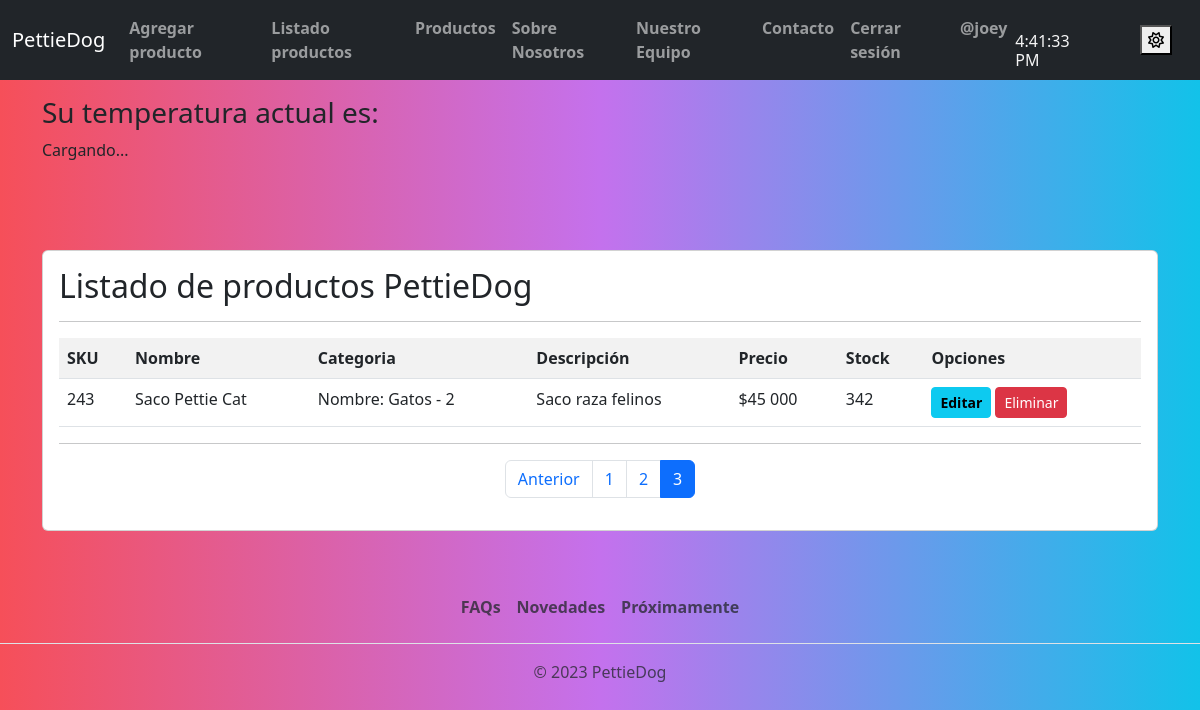
The app's page /listar-productos/?page=3 (signed in) with its own data.
### app/models.py (models this page shows, shortened)
class Producto(models.Model):
    sku = models.IntegerField(primary_key=True)
    nombre = models.CharField(max_length=100, null=False) #para que no sea opcional se deja en false
    descripcion = models.CharField(max_length=150, null=False)
    stock = models.IntegerField(null=False)
    precio = models.IntegerField(null=False)
    fecha_ingreso = models.DateField(auto_now_add=True)
    fecha_vencimiento = models.DateField(null=True) #cambiar a true!
    categoria_id = models.ForeignKey(Categoria, on_delete=models.PROTECT)
    imagen = models.ImageField(upload_to="productos", null=True)

class Categoria(models.Model):
    categoria_id = models.AutoField(primary_key=True) #autofiel deja como numerico y va agregando a la secuencia
    nombre = models.CharField(max_length=50, null=False)
    def __str__(self):
        txt = "Nombre: {0} - {1}"
        return txt.format(self.nombre, self.categoria_id) #Esto se hace para cambiar el nombre en la base de datos

### app/views.py (the view)
# urls.py: path('listar-productos/', listar_productos, name="listar_productos"),
@permission_required('app.view_producto') #El usuario debe tener permisos de ver productos si quiere realizar esta accion , de lo contrario no podrá.
def listar_productos(request):
    productos = Producto.objects.all()
    page = request.GET.get('page', 1) #si no existe cierta pagina, que envie un 1 de vuelta
    try:
        paginator = Paginator(productos, 3)
        productos = paginator.page(page)
    except:
        raise Http404
    data = {
        'entity': productos,
        'paginator': paginator
    }
    return render(request, 'app/producto/listar.html', data)

### app/carro/context_processor.py (called while the page is built)
def importe_total_carro(request):
    total = 0
    for key, value in request.session.get("carro", {}).items():
        total += float(value["precio"])
    return {"importe_total_carro": total}

### app/templates/app/producto/listar.html (shortened to what this page needs)
{% extends 'app/base.html' %}
{% block body %}
{% load humanize %}
<br>
<br>
<br>
<div class="card">
    <div class="card-body">
        <h2>Listado de productos PettieDog</h2>
        <hr>
        <table class="table table-striped table-hover table-responsive-sm">
            <tr>
                <th>SKU</th>
                <th>Nombre</th>
                <th>Categoria</th>
                <th>Descripción</th>
                <th>Precio</th>
                <th>Stock</th>
                <th>Opciones</th>
            </tr>
            {% for p in entity %}
            <tr>
                <td>{{ p.sku }}</td>
                <td>{{ p.nombre | title }}</td>
                <td>{{ p.categoria_id | title }}</td>
                <td>{{ p.descripcion }}</td>
                <td>${{ p.precio | intcomma }}</td>
                <td>{{ p.stock }}</td>
                <td>
                    {% if perms.app.change_producto %}
                    <a href="{% url 'modificar_producto' p.sku %}" class="btn btn-info btn-sm">Editar</a>
                    {% endif %}
                    {% if perms.app.delete_producto %}
                    <a href="#" onclick="eliminarProducto({{ p.sku }})" class="btn btn-danger btn-sm">Eliminar</a>
                    {% endif %}
                </td>
            </tr>
            {% endfor %}
        </table>
        <hr>
        <div>
            {% include 'app/paginator.html' %}
        </div>
    </div>
</div>
{% endblock %}

### app/templates/app/base.html (shortened to what this page needs)
<!DOCTYPE html>
<html lang="en">
<head>
    <link href="https://cdn.jsdelivr.net/npm/bootstrap@5.3.0-alpha3/dist/css/bootstrap.min.css" rel="stylesheet"
>
    <link rel="stylesheet" href="https://cdnjs.cloudflare.com/ajax/libs/animate.css/4.1.1/animate.min.css" />
    {% load static %}
    <link rel="stylesheet" href="{% static 'app/css/styles.css' %}">
</head>
<body data-bs-theme="light" id="body">
    <nav class="navbar navbar-expand-lg navbar-dark bg-dark">
        <div class="container-fluid">
            <a class="navbar-brand" href="{% url 'home' %}">PettieDog</a>
            <div class="collapse navbar-collapse" id="navbarNav">
                <ul class="navbar-nav">
                    {% if perms.app.add_producto %}
                    <li class="nav-item">
                        <a class="nav-link" href="{% url 'agregar_producto' %}">Agregar producto</a>
                    </li>
                    {% endif %}
                    {% if perms.app.view_producto %}
                    <li class="nav-item">
                        <a class="nav-link" href="{% url 'listar_productos' %}">Listado productos</a>
                    </li>
                    {% endif %}
                    <li class="nav-item">
                        <a class="nav-link" href="{% url 'productos' %}">Productos</a>
                    </li>
                    <li class="nav-item">
                        <a class="nav-link" href="{% url 'nosotros' %}">Sobre Nosotros</a>
                    </li>
                    <li class="nav-item">
                        <a class="nav-link" href="{% url 'equipo' %}">Nuestro Equipo</a>
                    </li>
                    <li class="nav-item">
                        <a class="nav-link" href="{% url 'contacto' %}">Contacto</a>
                    </li>
                    {% if user.is_authenticated %}
                    <li>
                        <a class="nav-link" href="{% url 'logout' %}">Cerrar sesión</a>
                    </li>
                    <li>
                        <a class="nav-link" href="#">@{{ user.username }}</a>
                    </li>
                    {% endif %}
                </ul>
            </div>
             <div id="app">
                <div class="container-clock">
                  <h1 id="time">00:00:00</h1>
                </div>
              </div>
            <div class="modos" id="modos">
                <button onclick="cambiarTema()" class="switchClaro" id="switchClaro">
                    <i id="switchClarinete" class="fa-regular fa-sun"></i>
                </button>
            </div>
        </div>
    </nav>
    <div class="container mt-3" id="clima">
        <div class="weather-widget">
            <h3>Su temperatura actual es:</h3>
            <p id="temperatura-actual">Cargando...</p>
        </div>
    </div>
    <div class="container my-3">
        {% block body %}
        {% endblock %}
    </div>
    <div class="row">
        <footer class="py-3 my-4">
            <ul class="nav justify-content-center border-bottom pb-3 mb-3">
                <li class="nav-item"><a href="#!" class="nav-link px-2 text-muted">FAQs</a></li>
                <li class="nav-item"><a href="#!" class="nav-link px-2 text-muted">Novedades</a></li>
                <li class="nav-item"><a href="#!" class="nav-link px-2 text-muted">Próximamente</a></li>
            </ul>
            <p class="text-center text-muted">© <span id="currentYear"></span> PettieDog</p>
        </footer>
    </div>
</body>
</html>

### app/static/app/css/styles.css (style rules this page uses)
#body { background: #12c2e9; background: -webkit-linear-gradient(to right, #f64f59, #c471ed, #12c2e9); background: linear-gradient(to right, #f64f59, #c471ed, #12c2e9); }
.nav-link { font-weight: 600; }
.btn-info { font-weight: 600; }
#time { color: whitesmoke; height: 0.5em; font-size: 1em; display: flex; }
#app { display: flex; padding-right: 3em; }
#modos { padding-right: 1em; }

### records on screen
Producto: sku "243", nombre "Saco Pettie Cat", categoria_id "Nombre: Gatos - 2", descripcion "Saco raza felinos", precio "45 000", stock "342"

### other values on screen
{{ user.username }} "joey"
{{ page }} "1" "2" "3"
